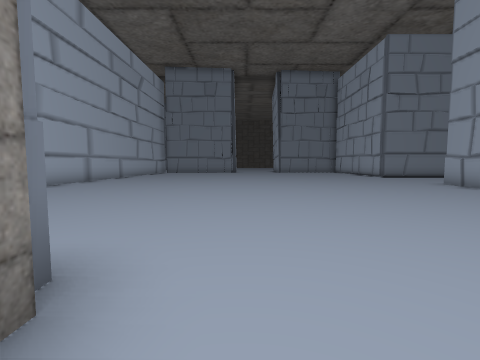
[1] (above)

19 first-person views from a walk through a scene from a Unity 3-D project. The camera is 1.5 m above the floor, tilts 4° down and sees 90° across. The floor is counted in squares, 2 m on a side. Each view is taken from the middle of a square. On the plan, view 1 faces up. The plan holds only what a view shows up to about 9 squares ahead; the rest is blank. The place goes on beyond the plan. The player is left out.

[2]
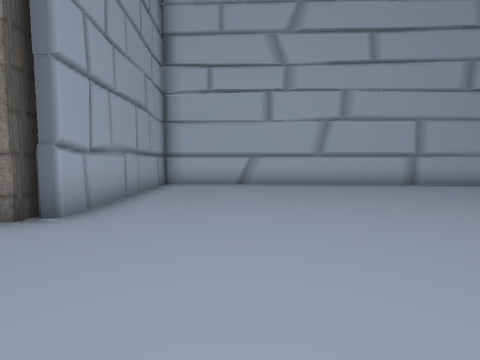

[3]
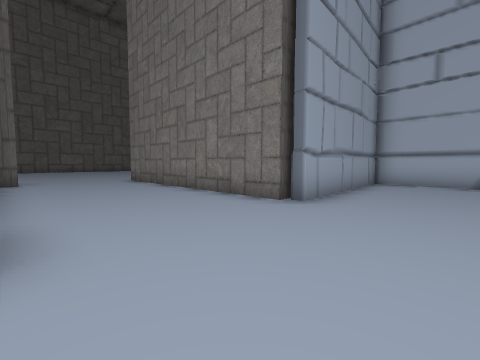

[4]
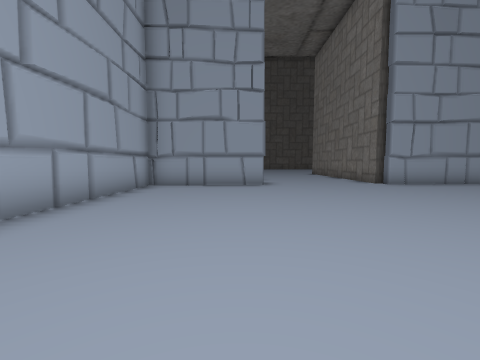

[5]
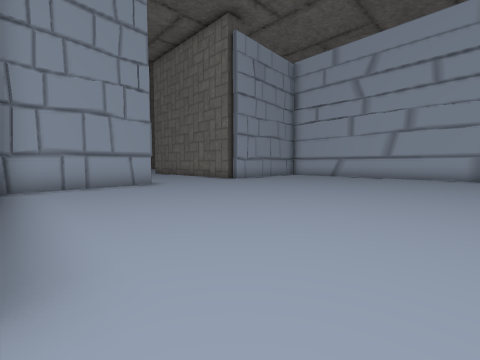

[6]
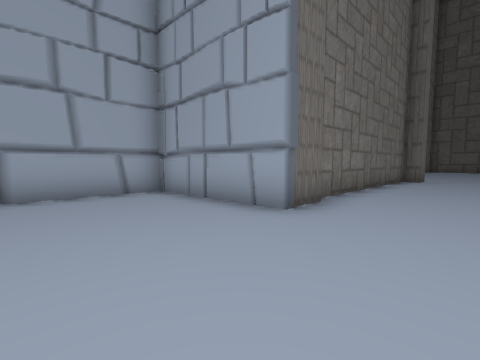

[7]
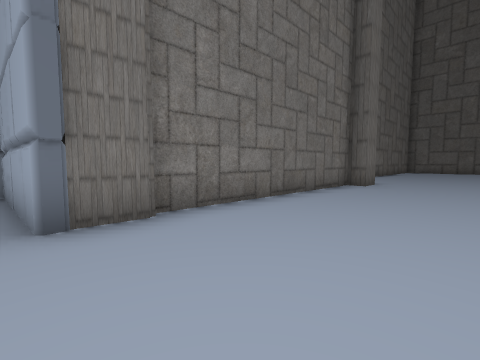

[8]
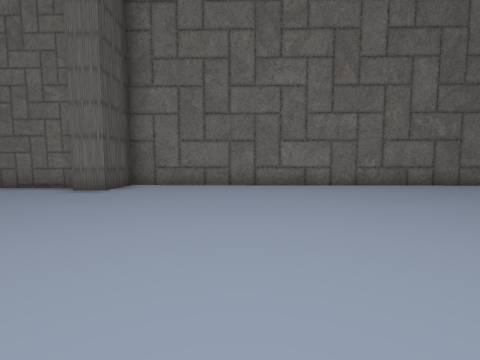

[9]
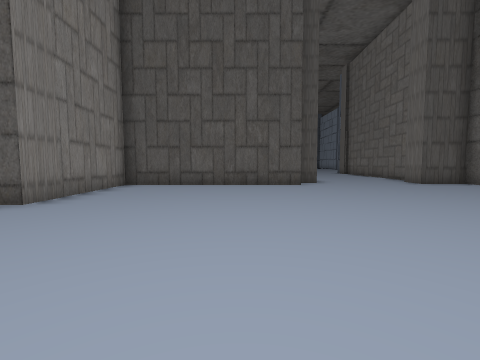

[10]
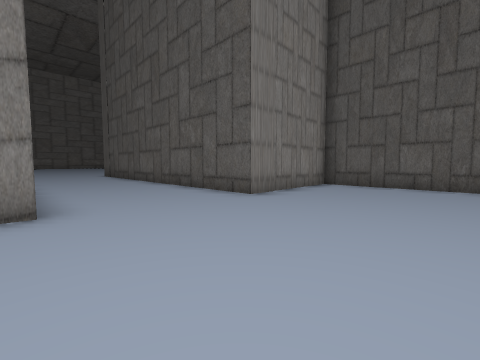

[11]
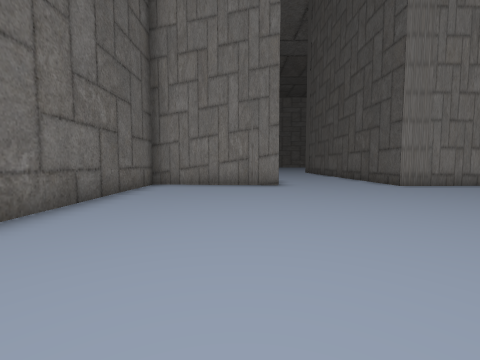

[12]
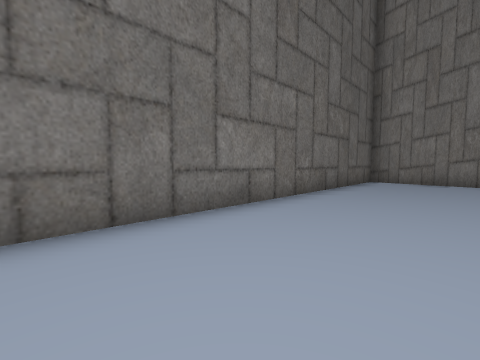

[13]
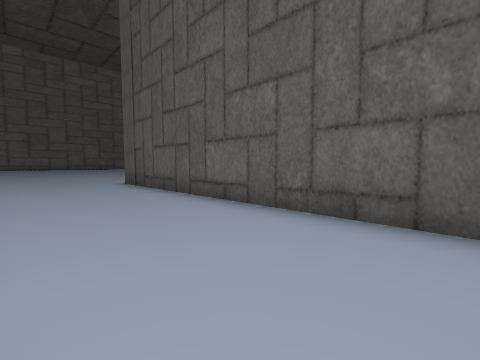

[14]
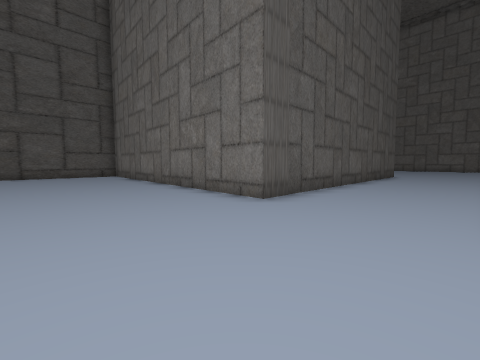

[15]
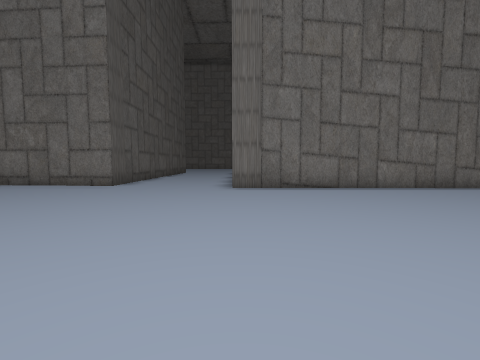

[16]
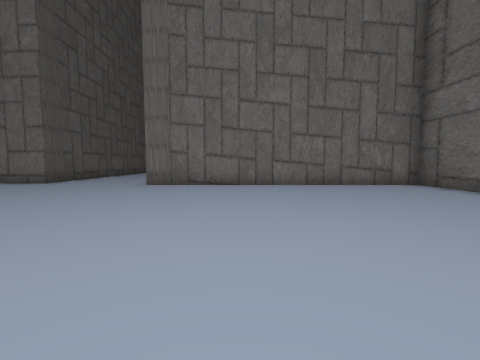

[17]
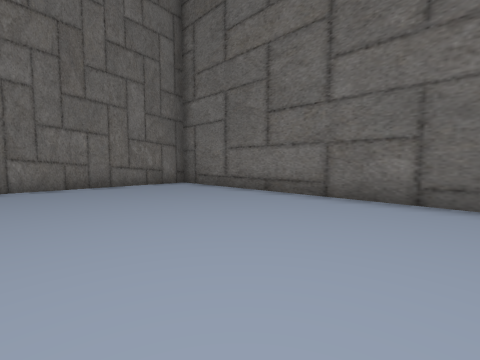

[18]
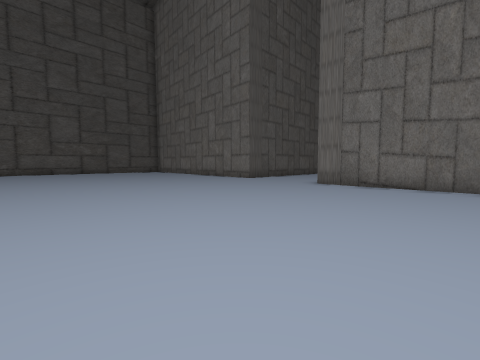

[19]
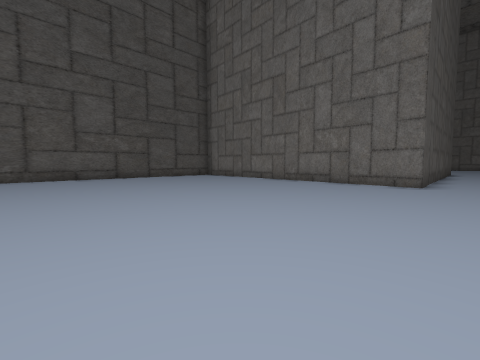

### Floor plan
Points are (right, up) in squares from view 1. A wall is a line through its corners. A room is listed if a view was taken in it or the views show most of it. See-through windows are left out.
Room 1 (views 1, 2, 3, 4, 5, 6, 7)
walls: (-1.4, 1.1) (-1, 1.1) (-1.1, -4.7); (3.2, 1.8) (7.1, 2) (7.2, 8.4); (3.2, 0.4) (3.2, 1.5); (-6.4, 4.9) (-6.5, 4.2) (-6.4, 3.9); (-6.4, 10.2) (-6.3, 9.5); (-6.3, 10.5) (-6.6, 1.3) (-1.2, 1.6); (2.7, -6.4) (3.2, -6.4) (3.4, 0.4)
ways out: opening at (1, -6.3) to room 2
Room 2 (views 8, 9, 10, 11, 12, 13, 14, 15, 16, 17, 18, 19)
walls: (-8.1, -15.6) (-8.5, -20.1) (2.1, -20); (-7.8, -10.7) (-7.9, -11.7) (-19.1, -11.8) (-18.8, -6.5); (-1.8, -7.7) (-8, -7.7) (-7.9, -10.9); (-27.6, -0.5) (-28.1, -0.5); (-28.1, -25.2) (-19.8, -25.1) (-19.8, -15.8); (4, -19) (4.2, -7.3) (2.7, -7.3) (2.7, -6.4)
ways out: opening at (1, -6.3) to room 1

Where each view was taken, in squares from view 1:
view 1: 0 up, 0 right, facing up
view 2: 4 up, 2 right, facing left
view 3: 4 up, 3 right, facing down-left
view 4: 10 up, 4 right, facing down
view 5: 10 up, 7 right, facing down-left
view 6: 5 up, 1 right, facing down-right
view 7: 2 up, 0 right, facing down-right
view 8: 11 down, 4 left, facing right
view 9: 16 down, 4 left, facing up
view 10: 16 down, 4 left, facing up-left
view 11: 17 down, 0 right, facing left
view 12: 17 down, 2 right, facing down-left
view 13: 15 down, 10 left, facing up-left
view 14: 15 down, 23 left, facing up-right
view 15: 16 down, 27 left, facing right
view 16: 19 down, 28 left, facing right
view 17: 20 down, 28 left, facing down-right
view 18: 20 down, 28 left, facing up-right
view 19: 13 down, 28 left, facing up-right
